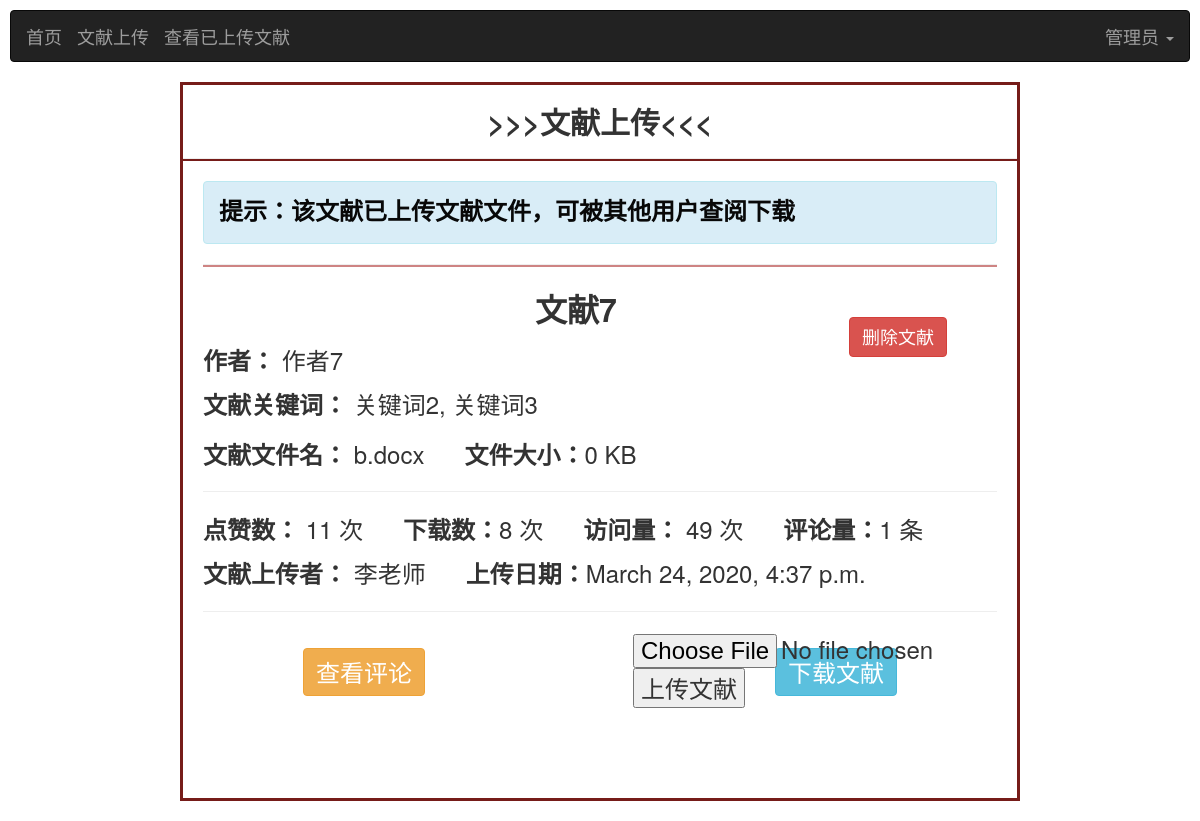
The page /literature/uploadLiterature/1/12/0 (signed in) on the database its author committed.
### base/models.py (models this page shows)
class User(AbstractUser):#继承内置模型User，并在User的基础上添加新字段
    USER_TYPE = (
        (0, "学生"),
        (1, "老师"),
        (2, "管理员"),#需根据user_type的字段类型进行设置
    )
    name = models.CharField('姓名', max_length=50,default='')
    introduce = models.TextField('简介', default='什么都没留下...')
    photo = models.ImageField('头像', blank=True, upload_to='images/user/')
    user_type = models.IntegerField('身份标识(0:学生/1:老师/2:管理员)',default=0,choices=USER_TYPE)
    user_banji=models.ForeignKey(Banji,on_delete=models.CASCADE, null=True,blank=True,verbose_name='用户班级')
    user_major=models.ForeignKey(Major,on_delete=models.CASCADE,null=True,blank=True,verbose_name='用户专业')
    def __str__(self):
        return self.name

### literature/models.py (models this page shows, shortened)
class Literature(models.Model):
    literature_name= models.CharField("文献标题",max_length=100)
    literature_author=models.CharField("文献作者",max_length=100)
    literature_label = models.ManyToManyField(Label, blank=True, verbose_name='文献标签')
    literature_like=models.IntegerField("文献点赞数",default=0)
    literature_download = models.IntegerField('文献下载次数', default=0)
    literature_view=models.IntegerField("文献访问量",default=0)
    literature_comment=models.IntegerField("文献评论量",default=0)
    literature_file=models.FileField("文献文件",blank=True,upload_to='upload/literatures/')
    filename=models.CharField("文献的文件名",max_length=50,default="未上传文件")
    filesize=models.IntegerField("文献大小",default=0)
    literature_uploader = models.ForeignKey(User, on_delete=models.CASCADE, null=False,verbose_name='文献上传者')
    upload_date=models.DateTimeField("文献上传时间",default=timezone.now)#新增时自动获取当前日期
    class Meta:
        verbose_name = '文献信息'#模型类的名字
        verbose_name_plural = '文献信息'#模型类名字的复数形式，且优先显示

class Label(models.Model):
    label_name = models.CharField('标签名称', max_length=100)
    label_user = models.ForeignKey(User, on_delete=models.CASCADE, verbose_name='标签所属用户')
    create_date=models.DateTimeField("文献标签创建时间",default=timezone.now)
    class Meta:
        verbose_name = '文献标签'  # 模型类的名字
        verbose_name_plural = '文献标签'  # 模型类名字的复数形式，且优先显示

### literature/views.py (the view)
# urls.py: path('uploadLiterature/<int:id>/<int:literature_id>/<int:type>',uploadLiteratureView, name='uploadLiterature'),
@login_required(login_url='/')
def uploadLiteratureView(request, id, literature_id, type):
    user = User.objects.get(id=id)
    literature = Literature.objects.get(id=literature_id)
    return render(request, 'uploadLiterature.html', locals())

### templates/uploadLiterature.html (shortened to what this page needs)
<!DOCTYPE html>
<html lang="en">
<head>
    {% load staticfiles %}
    <link rel="stylesheet" href="https://cdn.staticfile.org/twitter-bootstrap/3.3.7/css/bootstrap.min.css">
</head>
<body>
<div style="margin: 10px">
    <nav class="navbar navbar-inverse" role="navigation">
        <div class="container-fluid">
            <div class="navbar-header">
                <a class="navbar-brand" href="{% url 'index:index' id 1 %}">首页</a>
            </div>
            <div class="navbar-header">
                <a class="navbar-brand" href="{% url 'literature:uploadLiterature' id literature_id 0 %}">文献上传</a>
            </div>
            <div class="navbar-header">
                <a class="navbar-brand" href="{% url 'literature:checkLiterature' id 1 %}">查看已上传文献</a>
            </div>
            <div>
                <ul class="nav navbar-nav navbar-right">
                    <li class="dropdown">
                        <a href="" class="dropdown-toggle" data-toggle="dropdown" style="font-size: 18px">
                            {% if user.name == "" %}
                                {{ user.username }}
                            {% else %}
                                {{ user.name }}
                            {% endif %}
                            <b class="caret"></b>
                        </a>
                    </li>
                </ul>
            </div>
        </div>
    </nav>
</div>
<br/>
<main style="margin-top:-20px;margin-bottom: 20px;margin-left: 180px;margin-right: 180px;border: solid;border-color: #761c19 ">
    <div class="infosbox">
        <h2 style="text-align: center"><strong>>>>文献上传<<<</strong></h2>
        <hr style="background-color: #761c19;height: 2px">
        <div style="margin: 20px">
            {% if literature.literature_file == "" %}
                <h3>
                    <div class="alert alert-warning" style="text-align:left;font-weight: bold">
                        <label style="color: #080808">提示：请尽快上传文献的文件，否则文献无法被其他人查阅</label>
                    </div>
                </h3>
            {% else %}
                <h3>
                    <div class="alert alert-info" style="text-align:left;font-weight: bold">
                        <label style="color: #080808">提示：该文献已上传文献文件，可被其他用户查阅下载</label>
                    </div>
                </h3>
            {% endif %}
            <hr style="height: 2px;background-color: #ce8483 ">
            <p style="text-align: center;margin-left:100px; font-weight: bold;font-size: xx-large">{{ literature.literature_name }}
                <a href="{% url 'literature:deleteLiterature' id literature.id %}">
                    <button type="button" class="btn btn-danger"
                            style="float: right; margin-right: 50px;margin-top:30px; font-size: large">删除文献
                    </button>
                </a>
            </p>
            <p style="font-size: x-large"><strong>作者：</strong>
                {{ literature.literature_author }}</p>
            <p style="font-size: x-large"><strong>文献关键词：</strong>
                {% for label in literature.literature_label.all %}
                    {% if label == literature.literature_label.all.last %}
                        <label style="font-weight: normal">{{ label.label_name }}</label>
                    {% else %}
                        <label style="font-weight: normal">{{ label.label_name }},</label>
                    {% endif %}
                {% endfor %}
            </p>
            <p style="font-size: x-large"><strong>文献文件名：</strong>
                {{ literature.filename }}&nbsp&nbsp&nbsp&nbsp&nbsp
                <strong>文件大小：</strong>{{ literature.filesize }} KB</p>
            <hr>
            <p style="font-size: x-large"><strong>点赞数：</strong>
                {{ literature.literature_like }} 次&nbsp&nbsp&nbsp&nbsp&nbsp
                <strong>下载数：</strong>{{ literature.literature_download }} 次
                &nbsp&nbsp&nbsp&nbsp&nbsp<strong>访问量：</strong>
                {{ literature.literature_view }} 次&nbsp&nbsp&nbsp&nbsp&nbsp
                <strong>评论量：</strong>{{ literature.literature_comment }} 条</p>
            <p style="font-size: x-large"><strong>文献上传者：</strong>
                {{ literature.literature_uploader }}&nbsp&nbsp&nbsp&nbsp&nbsp
                <strong>上传日期：</strong>{{ literature.upload_date }}</p>
            <hr>
            <form enctype="multipart/form-data" action="{% url 'literature:upload' id literature.id %}"
                  method="post">
                <input style="margin-left: 430px;font-size: x-large" type="file" name="LiteratureFile"/>
                <input style="margin-left: 208px;font-size: x-large" type="submit" value="上传文献"/>
                <a href="{% url 'literature:commentLiterature' id literature.id 1 0 %}">
                    <button type="button" class="btn btn-warning"
                            style="float: left; margin-left: 100px;margin-top:-20px; font-size: x-large">查看评论
                    </button>
                </a>
                {% if literature.literature_file == "" %}
                    <button disabled="disabled" type="button" class="btn btn-info"
                            style="float:right;margin-right: 100px;margin-top:-20px;font-size: x-large">下载文献
                    </button>
                {% else %}
                    <a href="{% url 'literature:download' literature.id literature.filename %}">
                        <button type="button" class="btn btn-info"
                                style="float:right;margin-right: 100px;margin-top:-20px; font-size: x-large">下载文献
                        </button>
                    </a>
                {% endif %}
            </form>
            {% if type == 1 %}
                <p>
                <div class="alert alert-success" style="text-align: center;font-weight:bold;font-size:x-large">
                    文件上传成功！
                </div>
                </p>
            {% else %}
                {% if result %}
                    <p>
                    <div class="alert alert-warning" style="text-align: center;font-weight:bold;font-size:x-large">
                        文件上传失败，请先选择文件！
                    </div>
                    </p>
                {% else %}
                    <br>
                    <br>
                    <br>
                {% endif %}
            {% endif %}
        </div>
    </div>
</main>
</body>
</html>

### rows shown on the page
User: name "管理员"
Literature: literature_name "文献7", literature_author "作者7", filename "b.docx", filesize "0", literature_like "11", literature_download "8", literature_view "49", literature_comment "1", literature_uploader "李老师", upload_date "March 24, 2020, 4:37 p.m."
Label: label_name "关键词2"
Label: label_name "关键词3"
